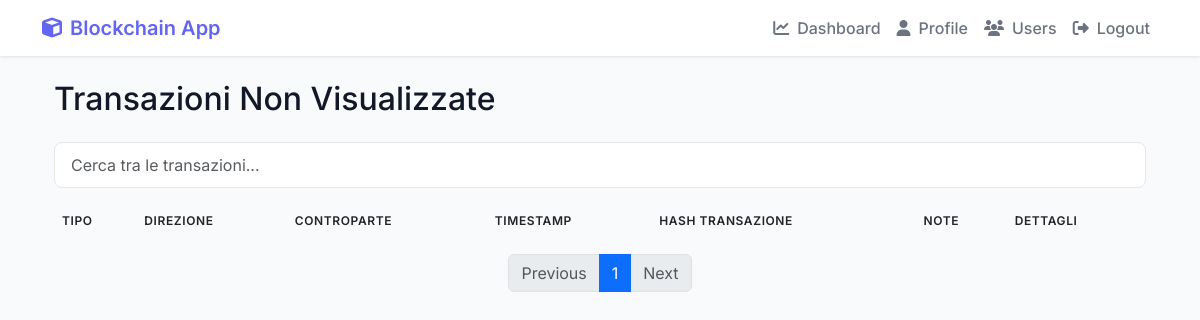
The app's page /unviewed-transactions/ (signed in), older data.
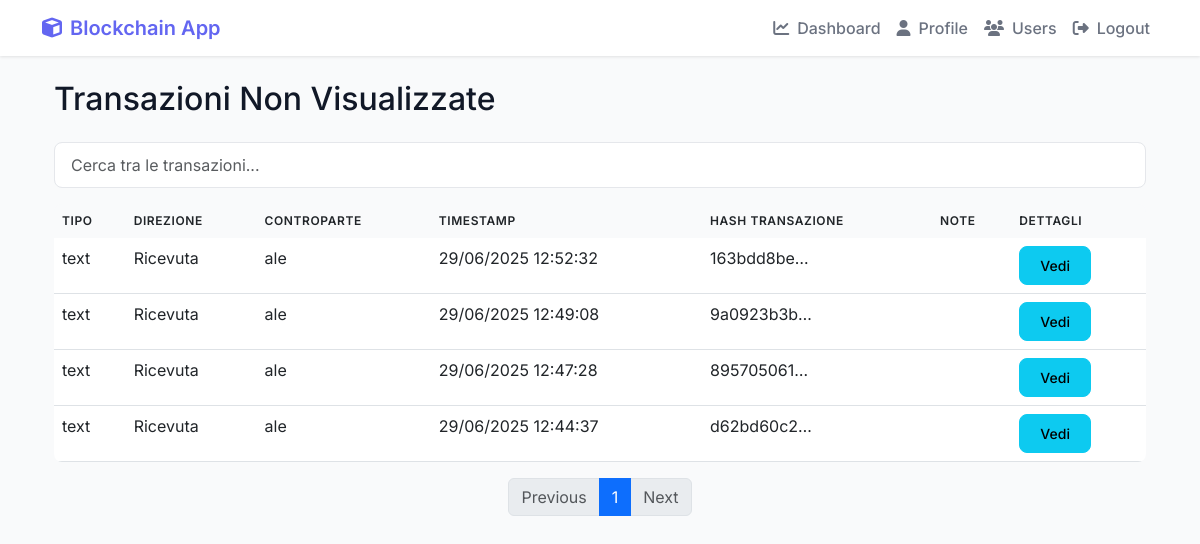
The same page, newer data.
### Cripto1/models.py (models this page shows, shortened)
class Transaction(models.Model):
    TRANSACTION_TYPES = [
        ('text', 'Text Message'),
        ('file', 'File Upload'),
    ]
    block = models.ForeignKey(Block, on_delete=models.CASCADE, related_name='transactions', null=True, blank=True)
    type = models.CharField(max_length=50, choices=TRANSACTION_TYPES)
    sender = models.ForeignKey(User, on_delete=models.CASCADE, related_name='sent_transactions')
    receiver = models.ForeignKey(User, on_delete=models.CASCADE, related_name='received_transactions')
    sender_public_key = models.TextField(null=True, blank=True)  # Nuovo campo
    content = models.TextField(blank=True)  # For text messages
    file = models.FileField(upload_to='transaction_files/', null=True, blank=True,
                          validators=[FileExtensionValidator(allowed_extensions=['pdf', 'csv', 'xlsx', 'xls', 'doc', 'docx', 'txt'])])
    timestamp = models.FloatField()
    transaction_hash = models.CharField(max_length=255, unique=True)
    signature = models.TextField(null=True, blank=True)
    is_encrypted = models.BooleanField(default=False)
    original_filename = models.CharField(max_length=255, blank=True, null=True) # Per salvare il nome originale del file cifrato
    encrypted_symmetric_key = models.BinaryField(null=True, blank=True) # Per la chiave simmetrica cifrata del file
    receiver_public_key_at_encryption = models.TextField(null=True, blank=True) # Public key of receiver at the time of encryption
    max_downloads = models.IntegerField(null=True, blank=True, default=None) # Numero massimo di download consentiti
    current_downloads = models.IntegerField(default=0) # Contatore dei download effettuati
    is_viewed = models.BooleanField(default=False) # Indica se la transazione è stata visualizzata dal destinatario

### Cripto1/views.py (the view)
# urls.py: path('unviewed-transactions/', views.unviewed_transactions_list, name='unviewed_transactions_list'),
@login_required
def unviewed_transactions_list(request):
    transactions_list = Transaction.objects.filter(
        receiver=request.user,
        is_viewed=False
    ).order_by('-timestamp')
    for tx in transactions_list:
        tx.timestamp_datetime = datetime.fromtimestamp(tx.timestamp, tz=timezone.get_current_timezone())
        tx.direction = "Ricevuta" # All these transactions are received
    paginator = Paginator(transactions_list, 10) # Show 10 transactions per page
    page = request.GET.get('page')
    try:
        transactions = paginator.page(page)
    except PageNotAnInteger:
        transactions = paginator.page(1)
    except EmptyPage:
        transactions = paginator.page(paginator.num_pages)
    context = {
        'unviewed_transactions': transactions,
    }
    return render(request, 'Cripto1/unviewed_transactions.html', context)

### Cripto1/models.py (called while the page is built)
    def is_locked(self):
        if self.locked_until and timezone.now() < self.locked_until:
            return True
        return False

    def update_last_login(self, ip_address=None):
        self.last_login_date = timezone.now()
        if ip_address:
            self.last_login_ip = ip_address
        self.save()

### Cripto1/templates/Cripto1/unviewed_transactions.html (shortened to what this page needs)
{% extends 'Cripto1/base.html' %}
{% block content %}
<div class="container mt-4">
    <h2 class="mb-4">Transazioni Non Visualizzate</h2>
    <div class="mb-3">
        <input type="text" id="transactionSearch" class="form-control" placeholder="Cerca tra le transazioni...">
    </div>
    <div class="table-responsive">
        <table class="table" id="transactionsTable">
            <thead>
                <tr>
                    <th>Tipo</th>
                    <th>Direzione</th>
                    <th>Controparte</th>
                    <th>Timestamp</th>
                    <th>Hash Transazione</th>
                    <th>Note</th>
                    <th>Dettagli</th>
                </tr>
            </thead>
            <tbody>
                {% for tx in unviewed_transactions %}
                <tr>
                    <td>{{ tx.type }}</td>
                    <td>{{ tx.direction }}</td>
                    <td>
                        {% if tx.sender.userprofile.user_key == request.user.userprofile.user_key %}
                            {{ tx.receiver.username|truncatechars:10 }}
                        {% else %}
                            {{ tx.sender.username|truncatechars:10 }}
                        {% endif %}
                    </td>
                    <td>{{ tx.timestamp_datetime|date:"d/m/Y H:i:s" }}</td>
                    <td>{{ tx.transaction_hash|truncatechars:10 }}</td>
                    <td>
                    </td>
                    <td><a href="{% url 'Cripto1:transaction_details' tx.id %}" class="btn btn-info btn-sm">Vedi</a></td>
                </tr>
                {% endfor %}
            </tbody>
        </table>
    </div>
    <nav aria-label="Page navigation">
        <ul class="pagination justify-content-center">
            {% if unviewed_transactions.has_previous %}
                <li class="page-item"><a class="page-link" href="?page={{ unviewed_transactions.previous_page_number }}">Previous</a></li>
            {% else %}
                <li class="page-item disabled"><a class="page-link" href="#">Previous</a></li>
            {% endif %}
            {% for num in unviewed_transactions.paginator.page_range %}
                {% if unviewed_transactions.number == num %}
                    <li class="page-item active"><a class="page-link" href="?page={{ num }}">{{ num }}</a></li>
                {% else %}
                    <li class="page-item"><a class="page-link" href="?page={{ num }}">{{ num }}</a></li>
                {% endif %}
            {% endfor %}
            {% if unviewed_transactions.has_next %}
                <li class="page-item"><a class="page-link" href="?page={{ unviewed_transactions.next_page_number }}">Next</a></li>
            {% else %}
                <li class="page-item disabled"><a class="page-link" href="#">Next</a></li>
            {% endif %}
        </ul>
    </nav>
</div>
{% endblock %}

Row changes from the older to the newer data that the page shows:
added Transaction: type "text", direction "Ricevuta", sender.username "ale", timestamp_datetime "29/06/2025 12:52:32", transaction_hash "163bdd8be…"
added Transaction: type "text", direction "Ricevuta", sender.username "ale", timestamp_datetime "29/06/2025 12:49:08", transaction_hash "9a0923b3b…"
added Transaction: type "text", direction "Ricevuta", sender.username "ale", timestamp_datetime "29/06/2025 12:47:28", transaction_hash "895705061…"
added Transaction: type "text", direction "Ricevuta", sender.username "ale", timestamp_datetime "29/06/2025 12:44:37", transaction_hash "d62bd60c2…"
